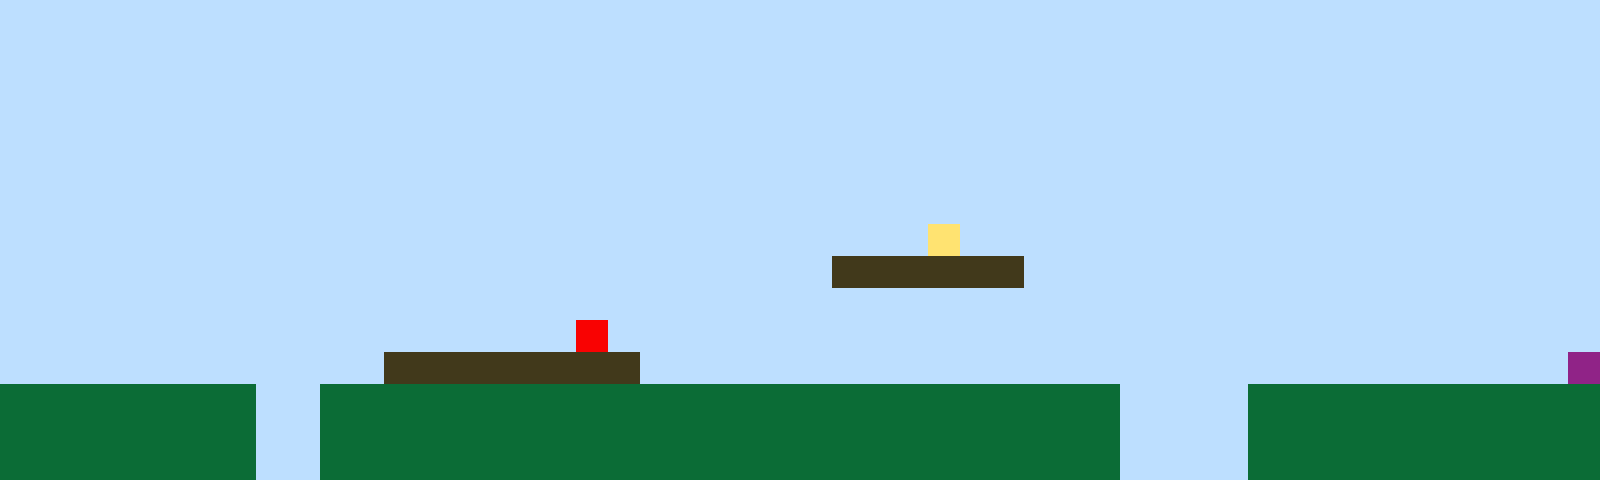

A 2D game scene composited from a Tiled map and its tileset images. What follows is a short description and the map's XML, with every tile layer's data as written:
An orthogonal 50x15 tile map with 32x32 px tiles, 1 tile layer (Tile Layer 1).

<map version="1.10" tiledversion="1.11.2" orientation="orthogonal" renderorder="right-up" width="50" height="15" tilewidth="32" tileheight="32" infinite="0" nextlayerid="2" nextobjectid="1"><editorsettings><export target="map1.csv" format="csv" /></editorsettings><tileset firstgid="1" name="sprites" tilewidth="32" tileheight="32" tilecount="6" columns="3"><image source="sprites.png" width="96" height="64" /></tileset><layer id="1" name="Tile Layer 1" width="50" height="15"><data encoding="csv">1,1,1,1,1,1,1,1,1,1,1,1,1,1,1,1,1,1,1,1,1,1,1,1,1,1,1,1,1,1,1,1,1,1,1,1,1,1,1,1,1,1,1,1,1,1,1,1,1,1,1,1,1,1,1,1,1,1,1,1,1,1,1,1,1,1,1,1,1,1,1,1,1,1,1,1,1,1,1,1,1,1,1,1,1,1,1,1,1,1,1,1,1,1,1,1,1,1,1,1,1,1,1,1,1,1,1,1,1,1,1,1,1,1,1,1,1,1,1,1,1,1,1,1,1,1,1,1,1,1,1,1,1,1,1,1,1,1,1,1,1,1,1,1,1,1,1,1,1,1,1,1,1,1,1,1,1,1,1,1,1,1,1,1,1,1,1,1,1,1,1,1,1,1,1,1,1,1,1,1,1,1,1,1,1,1,1,1,1,1,1,1,1,1,1,1,1,1,1,1,1,1,1,1,1,1,1,1,1,1,1,1,1,1,1,1,1,1,1,1,1,1,1,1,1,1,1,1,1,1,1,1,1,1,1,1,1,1,1,1,1,1,1,1,1,1,1,1,1,1,1,1,1,1,1,1,1,1,1,1,1,1,1,1,1,1,1,1,1,1,1,1,1,1,1,1,1,1,1,1,1,1,1,1,1,1,1,1,1,1,1,1,1,1,1,1,1,1,1,1,1,1,1,1,1,1,1,1,1,1,1,1,1,1,1,1,1,1,1,1,1,1,1,1,1,1,1,1,1,1,1,1,1,1,1,1,1,1,1,1,1,1,1,1,1,1,1,1,1,1,1,1,1,1,1,1,1,1,1,1,1,1,1,1,1,1,1,1,1,1,1,1,1,1,1,1,1,1,1,4,1,1,1,1,1,1,1,1,1,1,1,1,1,1,1,1,1,1,1,1,1,1,1,1,1,1,1,1,1,1,1,1,1,1,1,1,1,1,1,1,1,1,1,1,1,1,3,3,3,3,3,3,1,1,1,1,1,1,1,1,1,1,1,1,1,1,1,1,1,1,1,1,1,1,1,1,1,1,1,1,1,1,1,1,1,1,1,1,1,1,1,1,1,1,1,1,1,1,1,1,1,1,1,1,1,1,1,1,1,1,1,1,1,1,1,1,1,1,1,1,1,1,1,1,1,1,1,1,1,1,1,1,1,1,1,1,1,1,5,1,1,1,1,1,1,1,1,1,1,1,1,1,1,1,1,1,1,1,1,1,1,1,1,1,1,1,1,1,1,1,1,1,1,1,1,1,1,1,1,1,1,1,3,3,3,3,3,3,3,3,1,1,1,1,1,1,1,1,1,1,1,1,1,1,1,1,1,1,1,1,1,1,1,1,1,1,1,1,1,6,2,2,2,2,2,2,2,2,1,1,2,2,2,2,2,2,2,2,2,2,2,2,2,2,2,2,2,2,2,2,2,2,2,2,2,1,1,1,1,2,2,2,2,2,2,2,2,2,2,2,2,2,2,2,2,2,2,2,1,1,2,2,2,2,2,2,2,2,2,2,2,2,2,2,2,2,2,2,2,2,2,2,2,2,2,1,1,1,1,2,2,2,2,2,2,2,2,2,2,2,2,2,2,2,2,2,2,2,1,1,2,2,2,2,2,2,2,2,2,2,2,2,2,2,2,2,2,2,2,2,2,2,2,2,2,1,1,1,1,2,2,2,2,2,2,2,2,2,2,2</data></layer></map>
